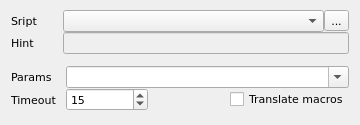
<?xml version="1.0" encoding="UTF-8"?>
<ui version="4.0">
 <class>ShellScriptWidget</class>
 <widget class="QWidget" name="ShellScriptWidget">
  <property name="geometry">
   <rect>
    <x>0</x>
    <y>0</y>
    <width>360</width>
    <height>125</height>
   </rect>
  </property>
  <property name="font">
   <font>
    <family>DejaVu Sans</family>
    <pointsize>8</pointsize>
   </font>
  </property>
  <property name="windowTitle">
   <string>Form</string>
  </property>
  <layout class="QGridLayout" name="gridLayout_3">
   <property name="topMargin">
    <number>2</number>
   </property>
   <property name="bottomMargin">
    <number>6</number>
   </property>
   <property name="horizontalSpacing">
    <number>0</number>
   </property>
   <property name="verticalSpacing">
    <number>4</number>
   </property>
   <item row="0" column="0">
    <layout class="QGridLayout" name="gridLayoutScript" columnstretch="1,5,1">
     <item row="0" column="0">
      <widget class="QLabel" name="lblScript">
       <property name="sizePolicy">
        <sizepolicy hsizetype="Preferred" vsizetype="Preferred">
         <horstretch>0</horstretch>
         <verstretch>0</verstretch>
        </sizepolicy>
       </property>
       <property name="text">
        <string>Sript</string>
       </property>
      </widget>
     </item>
     <item row="0" column="1">
      <widget class="QComboBox" name="cmbScript">
       <property name="sizePolicy">
        <sizepolicy hsizetype="Expanding" vsizetype="Fixed">
         <horstretch>0</horstretch>
         <verstretch>0</verstretch>
        </sizepolicy>
       </property>
      </widget>
     </item>
     <item row="0" column="2">
      <widget class="QToolButton" name="btnScriptManager">
       <property name="text">
        <string>...</string>
       </property>
       <property name="icon">
        <iconset resource="../../qHostMonitor.qrc">
         <normaloff>:/img/browse.png</normaloff>:/img/browse.png</iconset>
       </property>
       <property name="iconSize">
        <size>
         <width>20</width>
         <height>16</height>
        </size>
       </property>
      </widget>
     </item>
     <item row="1" column="0">
      <widget class="QLabel" name="lblHint">
       <property name="text">
        <string>Hint</string>
       </property>
      </widget>
     </item>
     <item row="1" column="1" colspan="2">
      <widget class="QLineEdit" name="editHint">
       <property name="enabled">
        <bool>false</bool>
       </property>
      </widget>
     </item>
    </layout>
   </item>
   <item row="1" column="0">
    <layout class="QGridLayout" name="gridLayoutParams" columnstretch="2,3,3,1">
     <item row="0" column="0">
      <widget class="QLabel" name="lblParams">
       <property name="text">
        <string>Params</string>
       </property>
      </widget>
     </item>
     <item row="0" column="1" colspan="3">
      <widget class="QComboBox" name="cmbParams">
       <property name="sizePolicy">
        <sizepolicy hsizetype="Expanding" vsizetype="Fixed">
         <horstretch>0</horstretch>
         <verstretch>0</verstretch>
        </sizepolicy>
       </property>
       <property name="editable">
        <bool>true</bool>
       </property>
      </widget>
     </item>
     <item row="1" column="0">
      <widget class="QLabel" name="lblTimeout">
       <property name="text">
        <string>Timeout</string>
       </property>
      </widget>
     </item>
     <item row="1" column="1">
      <widget class="QSpinBox" name="spinTimeout">
       <property name="sizePolicy">
        <sizepolicy hsizetype="Expanding" vsizetype="Fixed">
         <horstretch>0</horstretch>
         <verstretch>0</verstretch>
        </sizepolicy>
       </property>
       <property name="maximum">
        <number>600</number>
       </property>
       <property name="value">
        <number>15</number>
       </property>
      </widget>
     </item>
     <item row="1" column="2">
      <spacer name="horizontalSpacer">
       <property name="orientation">
        <enum>Qt::Horizontal</enum>
       </property>
       <property name="sizeHint" stdset="0">
        <size>
         <width>128</width>
         <height>20</height>
        </size>
       </property>
      </spacer>
     </item>
     <item row="1" column="3">
      <widget class="QCheckBox" name="chkTranslateMacros">
       <property name="sizePolicy">
        <sizepolicy hsizetype="Preferred" vsizetype="Fixed">
         <horstretch>0</horstretch>
         <verstretch>0</verstretch>
        </sizepolicy>
       </property>
       <property name="text">
        <string>Translate macros</string>
       </property>
      </widget>
     </item>
    </layout>
   </item>
  </layout>
 </widget>
 <resources>
  <include location="../../qHostMonitor.qrc"/>
  <include location="../../qHostMonitor.qrc"/>
 </resources>
 <connections/>
</ui>
